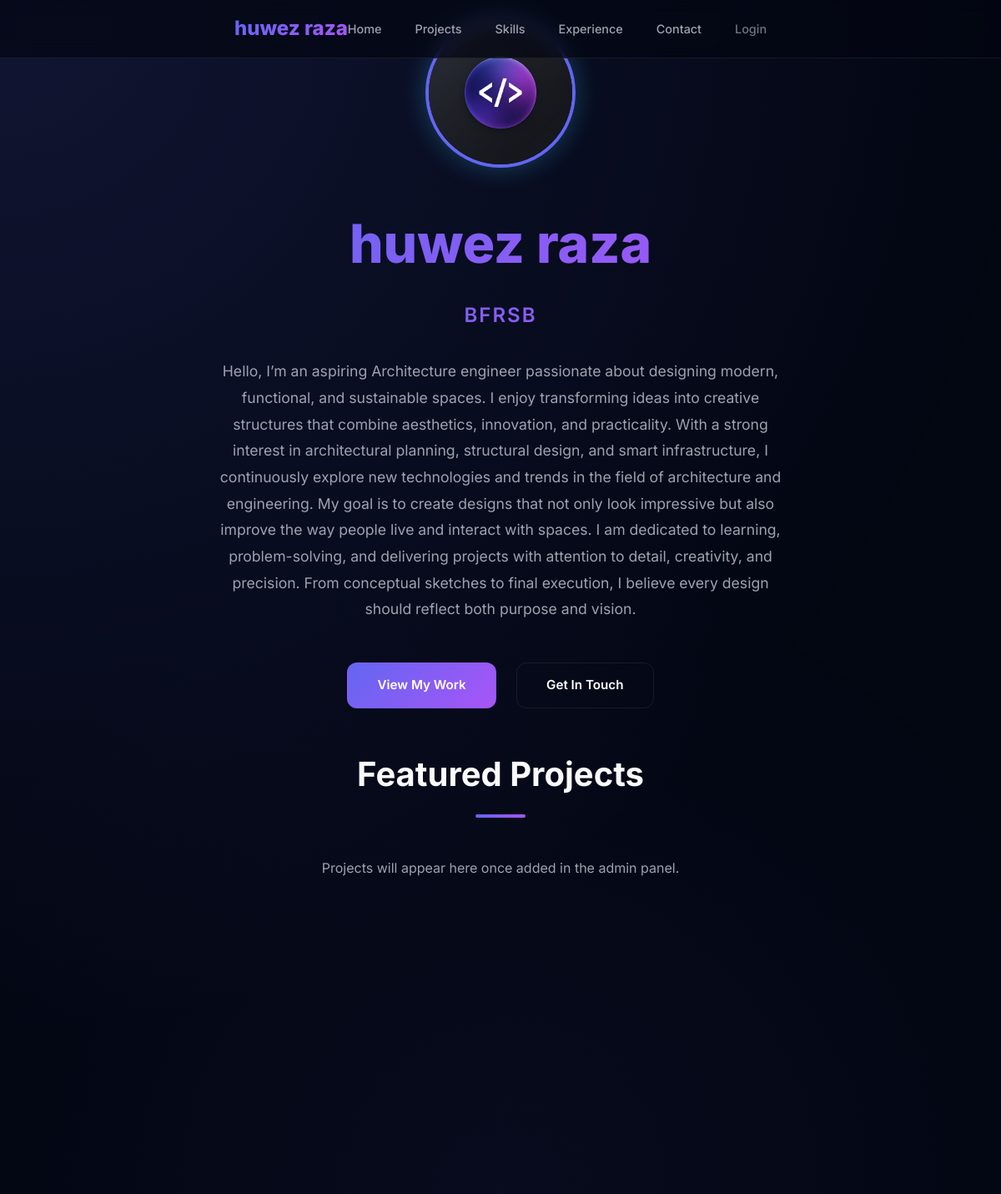
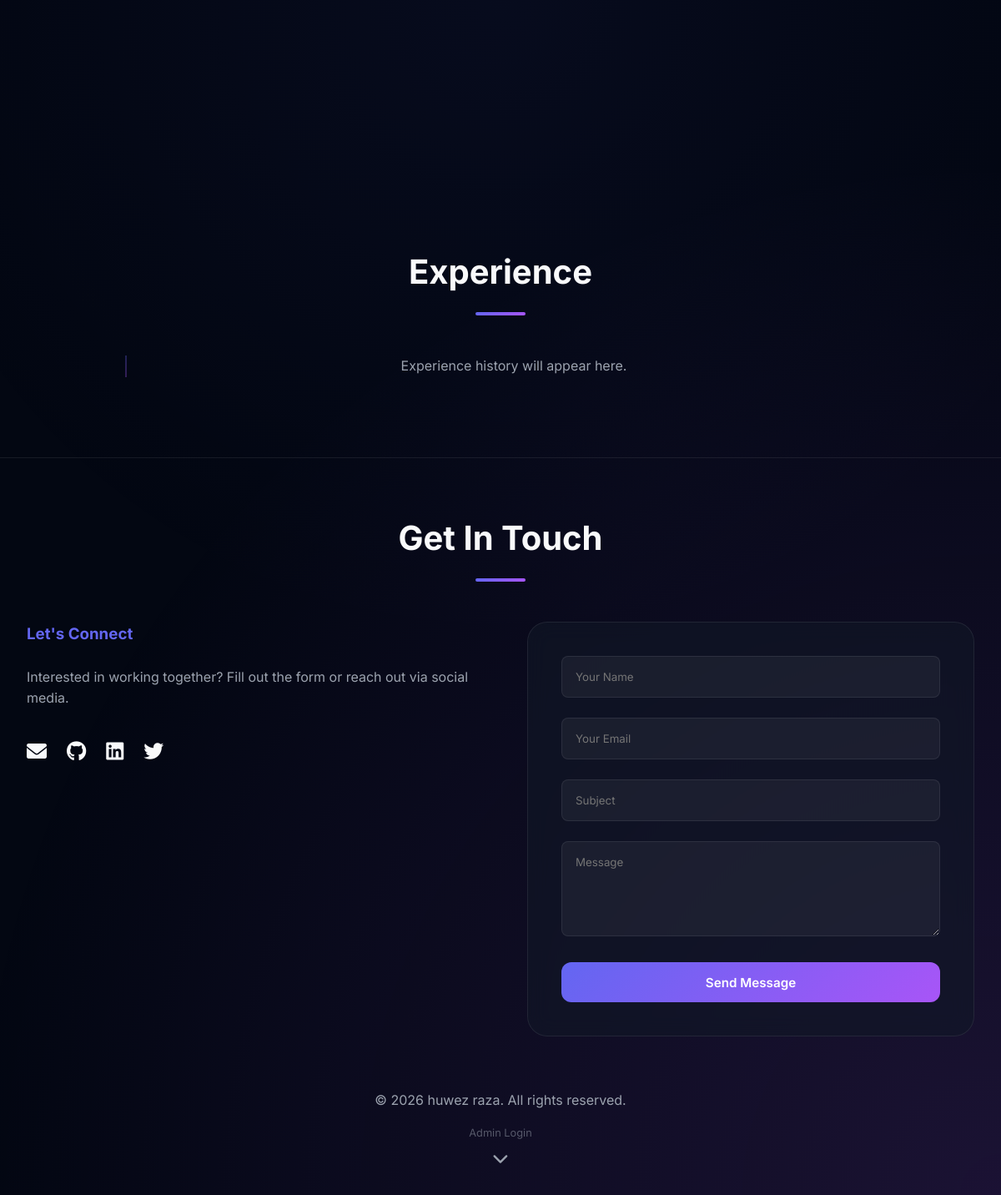
The page / on the database its author committed (2 pictures, top to bottom).
### portfolio/models.py (models this page shows, shortened)
class About(models.Model):
    full_name = models.CharField(max_length=200)
    role = models.CharField(max_length=200)
    bio = models.TextField()
    profile_image = models.ImageField(upload_to='profile/')
    email = models.EmailField()
    linkedin = models.URLField(blank=True, null=True)
    github = models.URLField(blank=True, null=True)
    twitter = models.URLField(blank=True, null=True)
    class Meta:
        verbose_name_plural = "About Me"

### portfolio/views.py (the view, shortened to what this page needs)
# urls.py: path('', views.portfolio_index, name='portfolio_index'),
def portfolio_index(request):
    about = About.objects.first()
    projects = Project.objects.all()
    skills = Skill.objects.all()
    experiences = Experience.objects.all()
    context = {
        'about': about,
        'projects': projects,
        'skills': skills,
        'experiences': experiences,
    }
    return render(request, 'portfolio/index.html', context)

### portfolio/templates/portfolio/index.html (shortened to what this page needs)
{% load static %}
<!DOCTYPE html>
<html lang="en">
<head>
    <link rel="stylesheet" href="{% static 'css/style.css' %}">
    <link rel="stylesheet" href="https://cdnjs.cloudflare.com/ajax/libs/font-awesome/6.0.0/css/all.min.css">
</head>
<body>
    <div class="grain"></div>
    <nav>
        <div class="container">
            <div class="nav-content">
                <div class="logo">{{ about.full_name|default:"PORTFOLIO" }}</div>
                <div class="nav-links">
                    <a href="#">Home</a>
                    <a href="#projects">Projects</a>
                    <a href="#skills">Skills</a>
                    <a href="#experience">Experience</a>
                    <a href="#contact">Contact</a>
                    {% if user.is_authenticated %}
                    <a href="{% url 'dashboard' %}" style="color: var(--accent-color);">Dashboard</a>
                    <a href="{% url 'logout' %}" style="opacity: 0.7;">Logout</a>
                    {% else %}
                    <a href="{% url 'login' %}" style="opacity: 0.7;">Login</a>
                    {% endif %}
                </div>
            </div>
        </div>
    </nav>
    <header>
        <div class="container">
            {% if about.profile_image %}
                <img src="{{ about.profile_image.url }}" alt="{{ about.full_name }}" class="hero-img" onerror="this.src='{% static 'img/favicon.png' %}'">
            {% else %}
                <div class="hero-img glass" style="display: flex; align-items: center; justify-content: center; background: var(--accent-gradient);">
                    <i class="fas fa-user fa-4x" style="color: white;"></i>
                </div>
            {% endif %}
            <h1>{{ about.full_name|default:"Build Your Vision." }}</h1>
            <p class="role" style="font-weight: 600; background: var(--accent-gradient); -webkit-background-clip: text; -webkit-text-fill-color: transparent;">
                {{ about.role|default:"Full Stack Developer & Designer" }}
            </p>
            <p class="bio" style="max-width: 700px; margin: 0 auto 3rem; color: var(--text-secondary); font-size: 1.1rem; line-height: 1.8;">
                {{ about.bio|default:"I craft high-performance, beautiful digital experiences that combine technical excellence with artistic design." }}
            </p>
            <div style="display: flex; gap: 1.5rem; justify-content: center;">
                <a href="#projects" class="btn">View My Work</a>
                <a href="#contact" class="btn" style="background: transparent; border: 1px solid var(--glass-border);">Get In Touch</a>
            </div>
            <div class="scroll-indicator" style="position: absolute; bottom: 30px; left: 50%; transform: translateX(-50%); animation: bounce 2s infinite;">
                <i class="fas fa-chevron-down" style="color: var(--text-secondary); font-size: 1.2rem;"></i>
            </div>
        </div>
    </header>
    <section id="projects">
        <div class="container">
            <h2 class="section-title">Featured Projects</h2>
            <div class="projects-grid">
                {% for project in projects %}
                <div class="project-card glass reveal">
                    <div class="project-img-container">
                        {% if project.image %}
                        <img src="{{ project.image.url }}" alt="{{ project.title }}" class="project-img" onerror="this.style.display='none'; this.nextElementSibling.style.display='flex';">
                        <div style="display: none; width: 100%; height: 100%; background: var(--accent-gradient); opacity: 0.1; align-items: center; justify-content: center;"><i class="fas fa-code fa-2x"></i></div>
                        {% else %}
                        <div style="width: 100%; height: 100%; background: var(--accent-gradient); opacity: 0.1;"></div>
                        {% endif %}
                    </div>
                    <div class="project-info">
                        <h3 class="project-title">{{ project.title }}</h3>
                        <p class="project-tech" style="letter-spacing: 1px; font-weight: 500;">{{ project.technologies }}</p>
                        <p style="color: var(--text-secondary); margin-bottom: 1.5rem; line-height: 1.7;">{{ project.description|truncatewords:20 }}</p>
                        {% if project.link %}
                        <a href="{{ project.link }}" target="_blank" style="color: var(--accent-color); text-decoration: none; font-weight: 600; font-size: 0.9rem;">View Project <i class="fas fa-external-link-alt" style="margin-left: 5px;"></i></a>
                        {% endif %}
                    </div>
                </div>
                {% empty %}
                <p style="text-align: center; grid-column: 1/-1; color: var(--text-secondary);">Projects will appear here once added in the admin panel.</p>
                {% endfor %}
            </div>
        </div>
    </section>
    <section id="experience">
        <div class="container">
            <h2 class="section-title">Experience</h2>
            <div class="timeline">
                {% for exp in experiences %}
                <div class="timeline-item glass reveal">
                    <h3 style="color: var(--accent-color); margin-bottom: 0.5rem; font-size: 1.4rem;">{{ exp.title }}</h3>
                    <p style="font-weight: 600; margin-bottom: 0.5rem; color: var(--text-primary);">{{ exp.company }}</p>
                    <p style="font-size: 0.875rem; color: var(--text-secondary); margin-bottom: 1.5rem; display: flex; align-items: center; gap: 0.5rem;">
                        <i class="far fa-calendar-alt"></i> {{ exp.period }}
                    </p>
                    <p style="color: var(--text-secondary); line-height: 1.8;">{{ exp.description }}</p>
                </div>
                {% empty %}
                <p style="text-align: center; color: var(--text-secondary);">Experience history will appear here.</p>
                {% endfor %}
            </div>
        </div>
    </section>
    <footer id="contact">
        <div class="container">
            <h2 class="section-title">Get In Touch</h2>
            <div class="contact-container" style="display: grid; grid-template-columns: repeat(auto-fit, minmax(300px, 1fr)); gap: 4rem; margin-bottom: 4rem; text-align: left;">
                <div class="contact-info">
                    <h3 style="color: var(--accent-color); margin-bottom: 1.5rem;">Let's Connect</h3>
                    <p style="color: var(--text-secondary); margin-bottom: 2rem;">
                        Interested in working together? Fill out the form or reach out via social media.
                    </p>
                    <div class="social-links" style="justify-content: flex-start; gap: 1.5rem;">
                        {% if about.email %}
                        <a href="mailto:{{ about.email }}"><i class="fas fa-envelope"></i></a>
                        {% endif %}
                        {% if about.github %}
                        <a href="{{ about.github }}" target="_blank"><i class="fab fa-github"></i></a>
                        {% endif %}
                        {% if about.linkedin %}
                        <a href="{{ about.linkedin }}" target="_blank"><i class="fab fa-linkedin"></i></a>
                        {% endif %}
                        {% if about.twitter %}
                        <a href="{{ about.twitter }}" target="_blank"><i class="fab fa-twitter"></i></a>
                        {% endif %}
                    </div>
                </div>
                <form method="POST" class="glass" style="padding: 2.5rem;">
                    <div style="margin-bottom: 1.5rem;">
                        <input type="text" name="name" placeholder="Your Name" required
                               style="width: 100%; padding: 1rem; background: rgba(255,255,255,0.05); border: 1px solid var(--glass-border); border-radius: 0.5rem; color: white;">
                    </div>
                    <div style="margin-bottom: 1.5rem;">
                        <input type="email" name="email" placeholder="Your Email" required
                               style="width: 100%; padding: 1rem; background: rgba(255,255,255,0.05); border: 1px solid var(--glass-border); border-radius: 0.5rem; color: white;">
                    </div>
                    <div style="margin-bottom: 1.5rem;">
                        <input type="text" name="subject" placeholder="Subject" required
                               style="width: 100%; padding: 1rem; background: rgba(255,255,255,0.05); border: 1px solid var(--glass-border); border-radius: 0.5rem; color: white;">
                    </div>
                    <div style="margin-bottom: 1.5rem;">
                        <textarea name="message" placeholder="Message" rows="5" required
                                  style="width: 100%; padding: 1rem; background: rgba(255,255,255,0.05); border: 1px solid var(--glass-border); border-radius: 0.5rem; color: white;"></textarea>
                    </div>
                    <button type="submit" class="btn" style="width: 100%; border: none; cursor: pointer;">Send Message</button>
                </form>
            </div>
            <p style="color: var(--text-secondary);">&copy; 2026 {{ about.full_name|default:"Portfolio" }}. All rights reserved.</p>
            <p style="margin-top: 1rem; font-size: 0.8rem;">
                {% if user.is_authenticated %}
                <a href="{% url 'dashboard' %}" style="color: var(--accent-color); text-decoration: none; opacity: 0.8;">Dashboard</a> |
                <a href="{% url 'logout' %}" style="color: var(--text-secondary); text-decoration: none; opacity: 0.5;">Logout</a>
                {% else %}
                <a href="{% url 'login' %}" style="color: var(--text-secondary); text-decoration: none; opacity: 0.5;">Admin Login</a>
                {% endif %}
            </p>
        </div>
    </footer>
</body>
</html>

### static/css/style.css (style rules this page uses)
:root { --bg-color: #030712; --card-bg: rgba(17, 24, 39, 0.6); --accent-color: #6366f1; --accent-secondary: #a855f7; --accent-gradient: linear-gradient(135deg, #6366f1 0%, #a855f7 100%); --text-primary: #f9fafb; --text-secondary: #9ca3af; --glass-border: rgba(255, 255, 255, 0.08); --nav-height: 70px; }
* { margin: 0; padding: 0; box-sizing: border-box; font-family: 'Inter', -apple-system, BlinkMacSystemFont, "Segoe UI", Roboto, sans-serif; }
body { background-color: var(--bg-color); color: var(--text-primary); line-height: 1.6; overflow-x: hidden; position: relative; }
body::before { content: ""; position: fixed; top: 0; left: 0; width: 100%; height: 100%; background: radial-gradient(circle at 0% 0%, rgba(99, 102, 241, 0.15) 0%, transparent 40%), radial-gradient(circle at 100% 100%, rgba(168, 85, 247, 0.15) 0%, transparent 40%), radial-gradient(circle at 50% 50%, rgba(99, 102, 241, 0.05) 0%, transparent 50%); z-index: -2; }
.grain { position: fixed; top: 0; left: 0; width: 100%; height: 100%; opacity: 0.03; pointer-events: none; z-index: -1; }
.container { max-width: 1200px; margin: 0 auto; padding: 0 2rem; }
nav { position: fixed; top: 0; width: 100%; height: var(--nav-height); background: rgba(3, 7, 18, 0.7); backdrop-filter: blur(10px); border-bottom: 1px solid var(--glass-border); z-index: 1000; display: flex; align-items: center; }
.nav-content { width: 100%; display: flex; justify-content: space-between; align-items: center; }
.logo { font-size: 1.5rem; font-weight: 800; background: var(--accent-gradient); -webkit-background-clip: text; -webkit-text-fill-color: transparent; }
.nav-links { display: flex; gap: 2.5rem; }
.nav-links a { color: var(--text-secondary); text-decoration: none; font-size: 0.9rem; font-weight: 500; transition: color 0.3s ease; }
.glass { background: var(--card-bg); backdrop-filter: blur(12px); -webkit-backdrop-filter: blur(12px); border: 1px solid var(--glass-border); border-radius: 1.5rem; }
header { height: 100vh; display: flex; flex-direction: column; justify-content: center; align-items: center; text-align: center; padding-top: var(--nav-height); }
.hero-img { width: 180px; height: 180px; border-radius: 50%; object-fit: cover; margin-bottom: 2rem; border: 4px solid var(--accent-color); box-shadow: 0 0 30px rgba(56, 189, 248, 0.3); animation: float 6s ease-in-out infinite; }
h1 { font-size: 4rem; font-weight: 800; margin-bottom: 1rem; background: var(--accent-gradient); -webkit-background-clip: text; -webkit-text-fill-color: transparent; }
.role { font-size: 1.5rem; color: var(--text-secondary); margin-bottom: 2rem; letter-spacing: 2px; text-transform: uppercase; }
section { padding: 6rem 0; }
.section-title { font-size: 2.5rem; margin-bottom: 3rem; text-align: center; position: relative; }
.section-title::after { content: ''; display: block; width: 60px; height: 4px; background: var(--accent-gradient); margin: 1rem auto 0; border-radius: 2px; }
.projects-grid { display: grid; grid-template-columns: repeat(auto-fit, minmax(300px, 1fr)); gap: 2rem; }
.timeline { max-width: 900px; margin: 0 auto; position: relative; padding-left: 2rem; }
.timeline::before { content: ''; position: absolute; left: 0; top: 0; width: 2px; height: 100%; background: var(--accent-gradient); opacity: 0.3; }
footer { padding: 4rem 0; text-align: center; border-top: 1px solid var(--glass-border); }
.social-links { display: flex; justify-content: center; gap: 2rem; margin-bottom: 2rem; }
.social-links a { color: var(--text-primary); font-size: 1.5rem; text-decoration: none; transition: color 0.3s ease; }
.btn { display: inline-block; padding: 0.9rem 2.2rem; border-radius: 0.75rem; background: var(--accent-gradient); color: white; text-decoration: none; font-weight: 600; font-size: 0.95rem; transition: all 0.3s ease; border: 1px solid transparent; }

### rows shown on the page
About: full_name "huwez raza", role "BFRSB", bio "Hello, I’m an aspiring Architecture engineer passionate about designing modern, functional, and sustainable spaces. I enjoy transforming ideas into creative structures that combine aesthetics, innovation, and practicality. With a strong interest in architectural planning, structural design, and smart infrastructure, I continuously explore new technologies and trends in the field of architecture and engineering. My goal is to create designs that not only look impressive but also improve the way people live and interact with spaces. I am dedicated to learning, problem-solving, and delivering projects with attention to detail, creativity, and precision. From conceptual sketches to final…"
